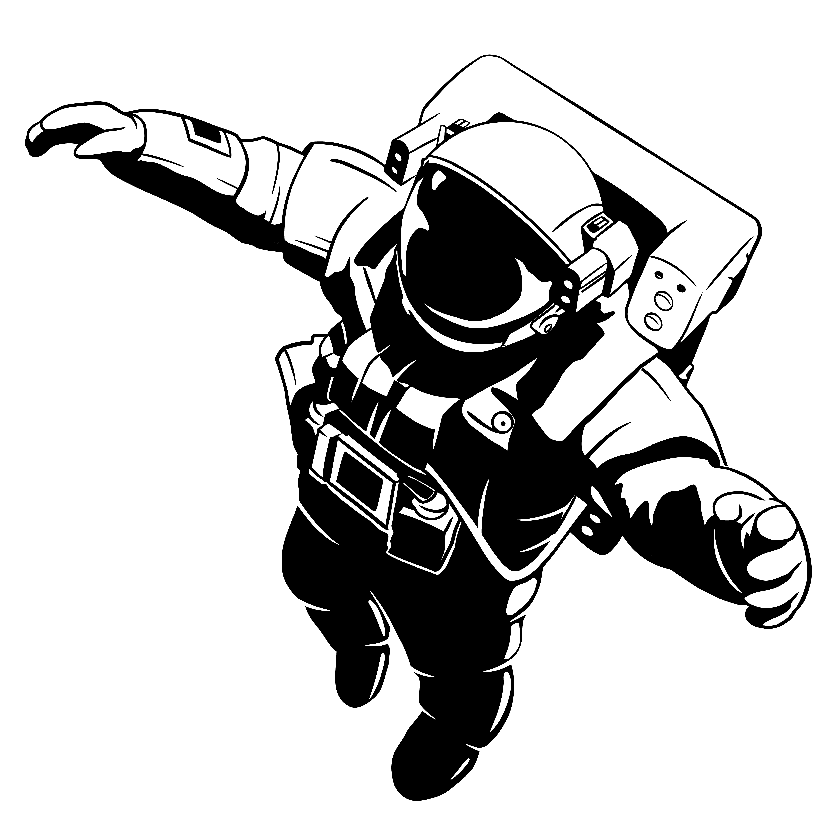
#> input picture Show and shave rotated images/astronaut.png, 840 x 840 px, shrunk from 4167 x 4167 before the run
$ python ShowImage.py
#> lines starting #> are read from the running program, lines starting #| are printed output that depends on the picture
from PIL import Image


Astr = "astronaut.png"

Image.open(Astr).rotate(180).show()
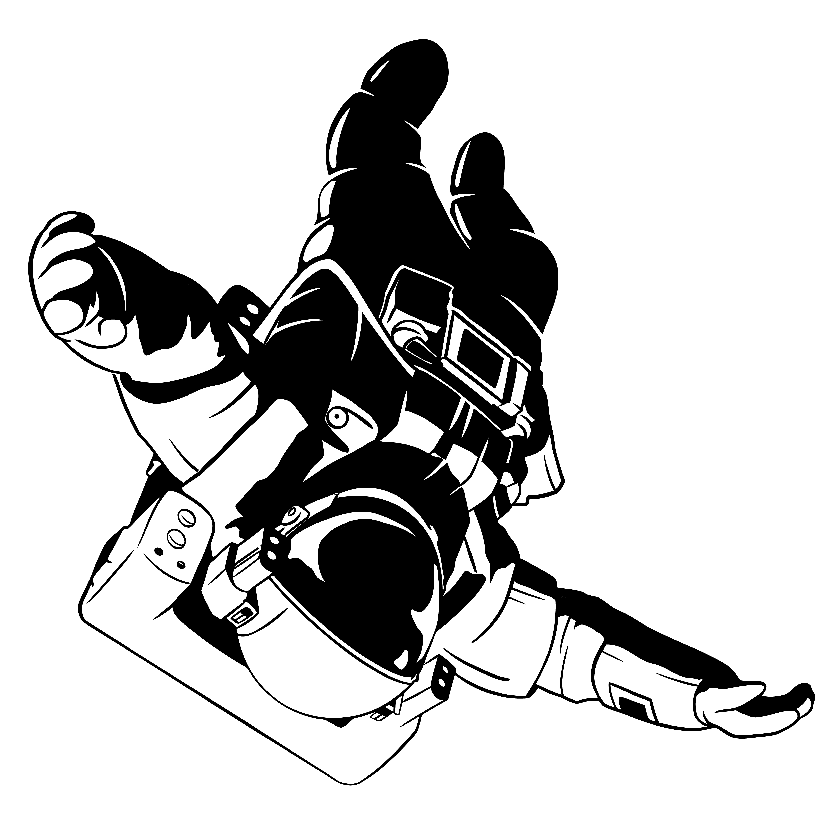
#> shown: PIL image 840x840 LA; mean R, G, B, A 201.3, 201.3, 201.3, 53; transparent parts drawn white
